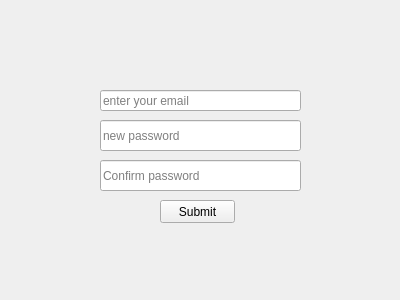
<?xml version="1.0" encoding="UTF-8"?>
<ui version="4.0">
 <class>new_pass</class>
 <widget class="QWidget" name="new_pass">
  <property name="geometry">
   <rect>
    <x>0</x>
    <y>0</y>
    <width>400</width>
    <height>300</height>
   </rect>
  </property>
  <property name="windowTitle">
   <string>Form</string>
  </property>
  <widget class="QLineEdit" name="new_password">
   <property name="geometry">
    <rect>
     <x>100</x>
     <y>120</y>
     <width>201</width>
     <height>31</height>
    </rect>
   </property>
   <property name="echoMode">
    <enum>QLineEdit::Password</enum>
   </property>
   <property name="placeholderText">
    <string>new password</string>
   </property>
  </widget>
  <widget class="QLineEdit" name="conferm_new_password">
   <property name="geometry">
    <rect>
     <x>100</x>
     <y>160</y>
     <width>201</width>
     <height>31</height>
    </rect>
   </property>
   <property name="text">
    <string/>
   </property>
   <property name="echoMode">
    <enum>QLineEdit::Password</enum>
   </property>
   <property name="placeholderText">
    <string>Confirm password</string>
   </property>
  </widget>
  <widget class="QPushButton" name="submit_button">
   <property name="geometry">
    <rect>
     <x>160</x>
     <y>200</y>
     <width>75</width>
     <height>23</height>
    </rect>
   </property>
   <property name="text">
    <string>Submit</string>
   </property>
  </widget>
  <widget class="QLineEdit" name="email_text">
   <property name="geometry">
    <rect>
     <x>100</x>
     <y>90</y>
     <width>201</width>
     <height>21</height>
    </rect>
   </property>
   <property name="placeholderText">
    <string>enter your email</string>
   </property>
  </widget>
 </widget>
 <resources/>
 <connections/>
</ui>
